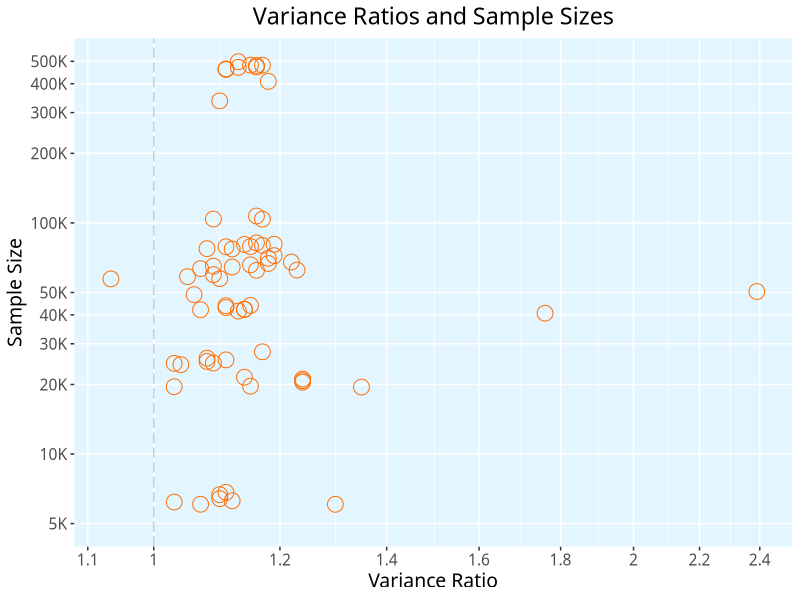

The R script that drew this image:
library(ggplot2) # plotting beautifully
library(scales) # transparent colors

data <- data.frame(LVR = log(c(1.11, 1.11, 1.13, 1.16, 1.15, 1.17, 1.16, 1.13, 1.18, 1.1, # CA
                               1.13, 1.14, 1.07, 1.11, 1.11, 1.15, 1.14, # CT
                               1.12, 1.08, 1.11, 1.15, 1.17, 1.19, 1.16, 1.14, # IN
                               1.06, 2.39, 1.76, # KY
                               1.1, .94, 1.05, 1.09, 1.16, 1.07, 1.23, # MN
                               1.12, 1.09, 1.15, 1.18, 1.18, 1.19, 1.22, # MO
                               1.17, 1.09, 1.16, # NJ
                               1.03, 1.04, 1.09, 1.08, 1.11, 1.08, 1.17, # NM
                               1.03, 1.15, 1.24, 1.24, 1.24, 1.14, 1.35, # WV
                               1.03, 1.12, 1.07, 1.1, 1.1, 1.11, 1.3)), # WY
                   N = c(460980, 463969, 470963, 479802, 481557, # CA
                         481275, 472790, 498613, 409453, 337126, # CA
                         41558, 42308, 42108, 43025, 43828, 43944, 42255, # CT
                         77097, 77362, 78818, 79023, 79905, 80854, 81925, 80674, # IN
                         48956, 50474, 40669, # KY
                         57403, 57235, 58553, 59741, 62345, 63428, 62526, # MN
                         64434, 64979, 65835, 66745, 70328, 72176, 67723, # MO
                         103796, 103915, 107115, # NJ
                         24685, 24372, 24758, 25153, 25548, 25987, 27691, # NM
                         19549, 19657, 20466, 20779, 21112, 21500, 19486, # WV
                         6199, 6279, 6063, 6416, 6669, 6826, 6060)) # WY

tiff(filename = 'log improvement.png', width = 10.5, height = 9,
     units = 'in', pointsize = 14, bg = 'white', res = 300) # image file

ggplot(data, aes(x = LVR, y = N)) +
  geom_point(colour = '#FF6C00', shape = 1, size = 5) +
  ggtitle('Variance Ratios and Sample Sizes') +
  theme(text = element_text(family = 'Optima', size = 14),
        panel.background = element_rect(fill = alpha('#45BCFF', .15)),
        plot.title = element_text(hjust = .5),
        plot.caption = element_text(size = 9.5, hjust = .5, margin = margin(t = 15))) +
  labs(x = 'Variance Ratio', y = 'Sample Size') +
  scale_x_continuous(breaks = c(-log(1.1), log(seq(1, 2.4, .2))),
                     minor_breaks = c(-log(1.1), log(seq(1, 2.4, .1))),
                     labels = c(1.1, seq(1, 2.4, .2)), limits = c(-log(1.07), log(2.4))) +
  scale_y_continuous(breaks = 1000*c(5, 10, 20, 30, 40, 50, 100, 200, 300, 400, 500),
                     minor_breaks = 1000*c(5, 10, 20, 30, 40, 50, 100, 200, 300, 400, 500),
                     labels = c('5K', '10K', '20K', '30K', '40K', '50K',
                                '100K', '200K', '300K', '400K', '500K'),
                     limits = c(5000, 500000), trans = 'log') +
  geom_vline(xintercept = 0, linetype = 'longdash', color = alpha('gray', .8))

dev.off() # write image to working directory





